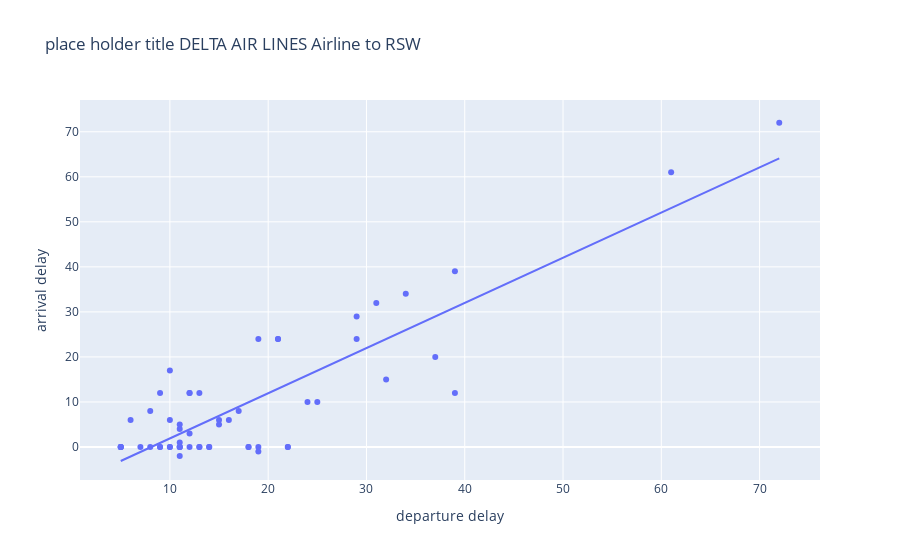

The notebook cell saved with this chart:
### Markdown cell above
### Exhibit 1.4 - What about my specific flights?

### Code cell
# need to change label content - a dot with a label, with hover- over, with regression line
import pandas as pd
import seaborn as sns
import matplotlib.pyplot as plt
from sklearn.linear_model import LinearRegression
import ipywidgets as widgets
from IPython.display import display
import numpy as np

# Assuming your dataset is stored in 'sample_final_data.csv'
# df = pd.read_csv('sample_final_data.csv')

# User input for departure airport, airline, and destination airport
departure_airport = input("Enter departure airport (e.g., ATL): ").lower()
airline = input("Enter airline (e.g., Delta Air Lines): ").lower()
destination_airport = input("Enter destination airport (e.g., RSW): ").lower()

# Filter the dataframe based on user input
filtered_df = df[(df['departure airport IATA'] == departure_airport) &
                 (df['Airline Company'] == airline) &
                 (df['arrival airport IATA'] == destination_airport)]

# Check if there are any matching records
if filtered_df.empty:
    print("No matching records found.")
else:
    fig_delay = px.scatter(filtered_df, x='delay in mins', y='estimatedDelay', title=f'place holder title {airline.upper()} Airline to {destination_airport.upper()}',
                 labels={'delay in mins': 'departure delay', 'estimatedDelay': 'arrival delay'},
                 hover_name='arrival airport IATA',
                 hover_data={'arrival airport IATA': False, 'delay in mins': True, 'estimatedDelay': '|%B %d, %Y %I:%M %p'},
                 trendline='ols',  # stands for Ordinary Least Squares
                 )
fig_delay.show()

### Figure 1 — Plotly figure (JSON) as saved in the notebook; plotly's stock layout.template omitted (floating-point values rounded to 4 significant figures)
{"data": [{"customdata": [["rsw"], ["rsw"], ["rsw"], ["rsw"], ["rsw"], ["rsw"], ["rsw"], ["rsw"], ["rsw"], ["rsw"], ["rsw"], ["rsw"], ["rsw"], ["rsw"], ["rsw"], ["rsw"], ["rsw"], ["rsw"], ["rsw"], ["rsw"], ["rsw"], ["rsw"], ["rsw"], ["rsw"], ["rsw"], ["rsw"], ["rsw"], ["rsw"], ["rsw"], ["rsw"], ["rsw"], ["rsw"], ["rsw"], ["rsw"], ["rsw"], ["rsw"], ["rsw"], ["rsw"], ["rsw"], ["rsw"], ["rsw"], ["rsw"], ["rsw"], ["rsw"], ["rsw"], ["rsw"], ["rsw"], ["rsw"], ["rsw"], ["rsw"], ["rsw"], ["rsw"], ["rsw"], ["rsw"], ["rsw"], ["rsw"], ["rsw"]], "hovertemplate": "<b>%{hovertext}</b><br><br>departure delay=%{x}<br>arrival delay=%{y|%B %d, %Y %I:%M %p}<extra></extra>", "hovertext": ["rsw", "rsw", "rsw", "rsw", "rsw", "rsw", "rsw", "rsw", "rsw", "rsw", "rsw", "rsw", "rsw", "rsw", "rsw", "rsw", "rsw", "rsw", "rsw", "rsw", "rsw", "rsw", "rsw", "rsw", "rsw", "rsw", "rsw", "rsw", "rsw", "rsw", "rsw", "rsw", "rsw", "rsw", "rsw", "rsw", "rsw", "rsw", "rsw", "rsw", "rsw", "rsw", "rsw", "rsw", "rsw", "rsw", "rsw", "rsw", "rsw", "rsw", "rsw", "rsw", "rsw", "rsw", "rsw", "rsw", "rsw"], "legendgroup": "", "marker": {"color": "#636efa", "symbol": "circle"}, "mode": "markers", "name": "", "orientation": "v", "showlegend": false, "type": "scatter", "x": [12, 13, 10, 5, 29, 7, 21, 32, 39, 11, 15, 5, 11, 8, 37, 11, 11, 10, 34, 8, 15, 25, 7, 5, 10, 6, 18, 29, 24, 11, 13, 14, 16, 13, 22, 11, 9, 10, 14, 11, 19, 22, 5, 12, 19, 21, 31, 18, 39, 72, 19, 12, 17, 9, 9, 12, 61], "xaxis": "x", "y": [12, 0, 17, 0, 29, 0, 24, 15, 12, 1, 6, 0, 0, 8, 20, 0, 4, 0, 34, 0, 5, 10, null, 0, 6, 6, 0, 24, 10, 0, 12, 0, 6, 0, 0, -2, 12, 0, 0, 5, -1, 0, 0, 0, 0, 24, 32, 0, 39, 72, 24, 3, 8, 0, 0, 12, 61], "yaxis": "y"}, {"hovertemplate": "<b>OLS trendline</b><br>estimatedDelay = 1.0033 * delay in mins + -8.13047<br>R<sup>2</sup>=0.743973<br><br>departure delay=%{x}<br>arrival delay=%{y|%B %d, %Y %I:%M %p} <b>(trend)</b><extra></extra>", "legendgroup": "", "marker": {"color": "#636efa", "symbol": "circle"}, "mode": "lines", "name": "", "showlegend": false, "type": "scatter", "x": [5, 5, 5, 5, 6, 7, 8, 8, 9, 9, 9, 10, 10, 10, 10, 11, 11, 11, 11, 11, 11, 11, 12, 12, 12, 12, 13, 13, 13, 14, 14, 15, 15, 16, 17, 18, 18, 19, 19, 19, 21, 21, 22, 22, 24, 25, 29, 29, 31, 32, 34, 37, 39, 39, 61, 72], "xaxis": "x", "y": [-3.114, -3.114, -3.114, -3.114, -2.111, -1.107, -0.1041, -0.1041, 0.8992, 0.8992, 0.8992, 1.903, 1.903, 1.903, 1.903, 2.906, 2.906, 2.906, 2.906, 2.906, 2.906, 2.906, 3.909, 3.909, 3.909, 3.909, 4.912, 4.912, 4.912, 5.916, 5.916, 6.919, 6.919, 7.922, 8.926, 9.929, 9.929, 10.93, 10.93, 10.93, 12.94, 12.94, 13.94, 13.94, 15.95, 16.95, 20.97, 20.97, 22.97, 23.98, 25.98, 28.99, 31.0, 31.0, 53.07, 64.11], "yaxis": "y"}], "layout": {"legend": {"tracegroupgap": 0}, "title": {"text": "place holder title DELTA AIR LINES Airline to RSW"}, "xaxis": {"anchor": "y", "domain": [0, 1], "title": {"text": "departure delay"}}, "yaxis": {"anchor": "x", "domain": [0, 1], "title": {"text": "arrival delay"}}}}
